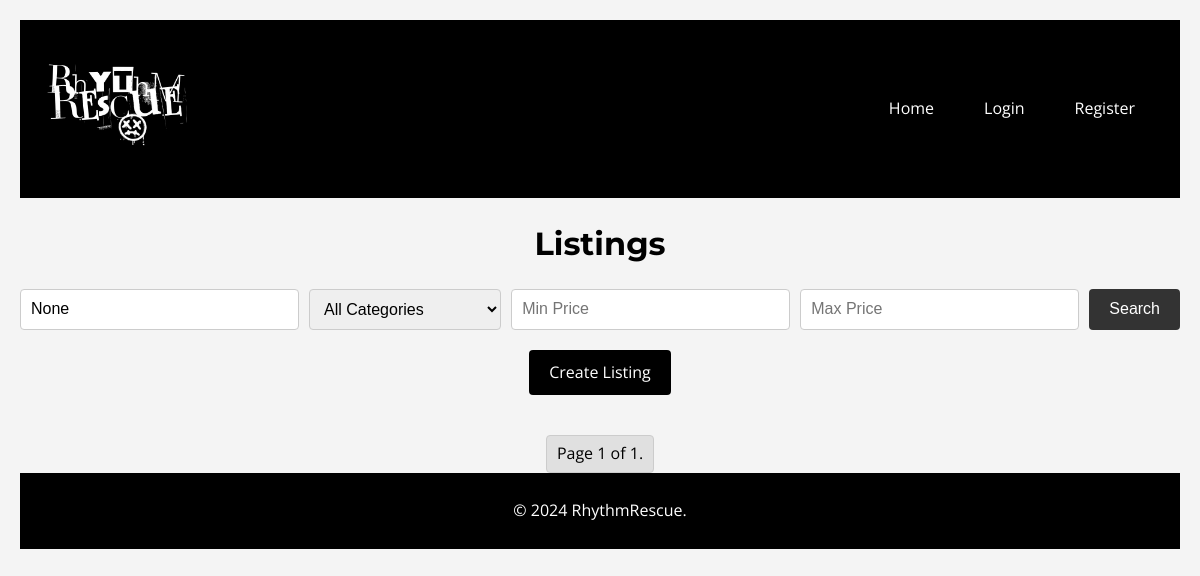
The page /listings/ on the database as committed earlier.
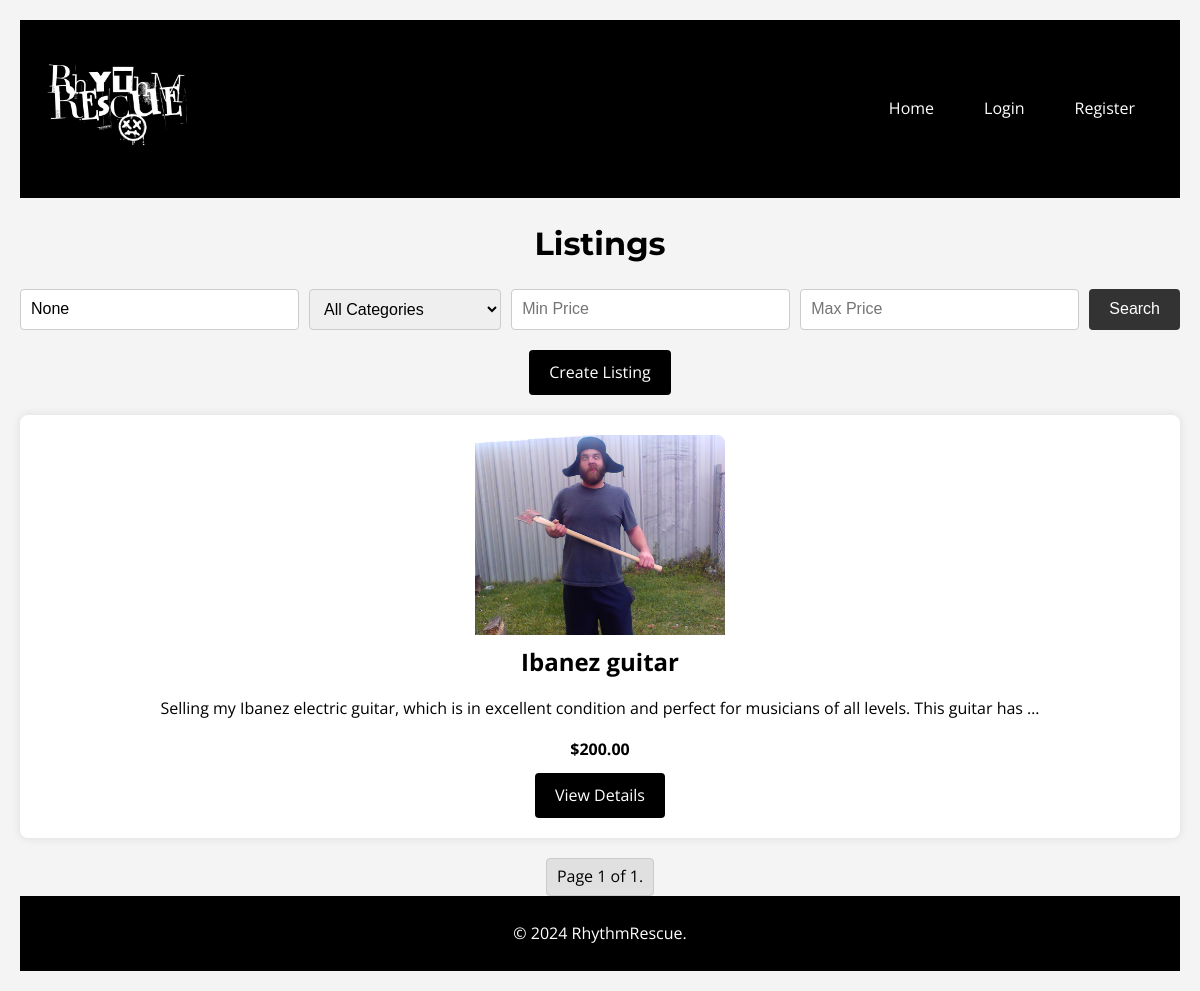
The same page on the database as committed later.
### listings/models.py (models this page shows, shortened)
class Listing(models.Model):
    title = models.CharField(max_length=255)
    slug = models.SlugField(unique=True, blank=True)
    description = models.TextField()
    price = models.DecimalField(max_digits=10, decimal_places=2)
    category = models.ForeignKey(Category, on_delete=models.CASCADE)
    seller = models.ForeignKey(CustomUser, on_delete=models.CASCADE)
    image = models.ImageField(upload_to='listing_images/', blank=True, null=True)
    created_at = models.DateTimeField(auto_now_add=True)

### listings/views.py (the view)
# urls.py: path('', views.listing_list, name='listing_list'),
def listing_list(request):
    query = request.GET.get('q')
    category_id = request.GET.get('category')
    min_price = request.GET.get('min_price')
    max_price = request.GET.get('max_price')
    listings = Listing.objects.all()
    if query:
        listings = listings.filter(
            Q(title__icontains=query) | Q(description__icontains=query) | Q(category__name__icontains=query)
        )
    if category_id:
        listings = listings.filter(category_id=category_id)
    if min_price:
        listings = listings.filter(price__gte=min_price)
    if max_price:
        listings = listings.filter(price__lte=max_price)
    paginator = Paginator(listings, 10)  # Show 10 listings per page
    page_number = request.GET.get('page')
    page_obj = paginator.get_page(page_number)
    general_categories = [
        'Electronics', 'Furniture', 'Home Appliances', 'Vehicles', 'Clothing',
        'Books & Media', 'Sports & Outdoors', 'Toys & Games', 'Collectibles & Art',
        'Beauty & Personal Care', 'Pet Supplies', 'Instruments', 'Jobs & Services',
        'Real Estate', 'Office Supplies', 'Garden & Tools', 'Health & Supplements',
        'Crafts & Hobbies', 'Miscellaneous'
    ]
    return render(request, 'listings/listing_list.html', {
        'page_obj': page_obj,
        'categories': general_categories,
        'query': query,
        'category_id': category_id,
        'min_price': min_price,
        'max_price': max_price,
    })

### templates/listings/listing_list.html (shortened to what this page needs)
{% extends 'base.html' %}
{% load static %}
{% block extra_css %}
<link rel="stylesheet" href="{% static 'css/listings.css' %}">
{% endblock %}
{% block content %}
<h2 class="page-title">Listings</h2>
<form method="get" class="search-form">
    <input type="text" name="q" placeholder="Search..." value="{{ query }}" class="search-input">
    <select name="category" class="search-select">
        <option value="">All Categories</option>
    </select>
    <input type="number" name="min_price" placeholder="Min Price" value="{{ min_price }}" class="search-input">
    <input type="number" name="max_price" placeholder="Max Price" value="{{ max_price }}" class="search-input">
    <button type="submit" class="btn btn-search">Search</button>
</form>
<a href="{% url 'listing_create' %}" class="btn add-listing-btn">Create Listing</a>
<div class="listings">
    {% for listing in page_obj %}
        <div class="listing-card">
            {% if listing.image %}
                <img src="{{ listing.image.url }}" alt="{{ listing.title }}" class="listing-image">
            {% endif %}
            <h3>{{ listing.title }}</h3>
            <p>{{ listing.description|truncatewords:20 }}</p>
            <p><strong>${{ listing.price }}</strong></p>
            <a href="{% url 'listing_detail' listing.slug %}" class="btn btn-details">View Details</a>
        </div>
    {% endfor %}
</div>
<div class="pagination">
    <span class="step-links">
        <span class="current">
            Page {{ page_obj.number }} of {{ page_obj.paginator.num_pages }}.
        </span>
    </span>
</div>
{% endblock %}

Rows that differ between the two databases and show on the page:
added Listing: image (picture), title "Ibanez guitar", description "Selling my Ibanez electric guitar, which is in excellent condition and perfect for musicians of all levels. This guitar has …", price "200.00"
